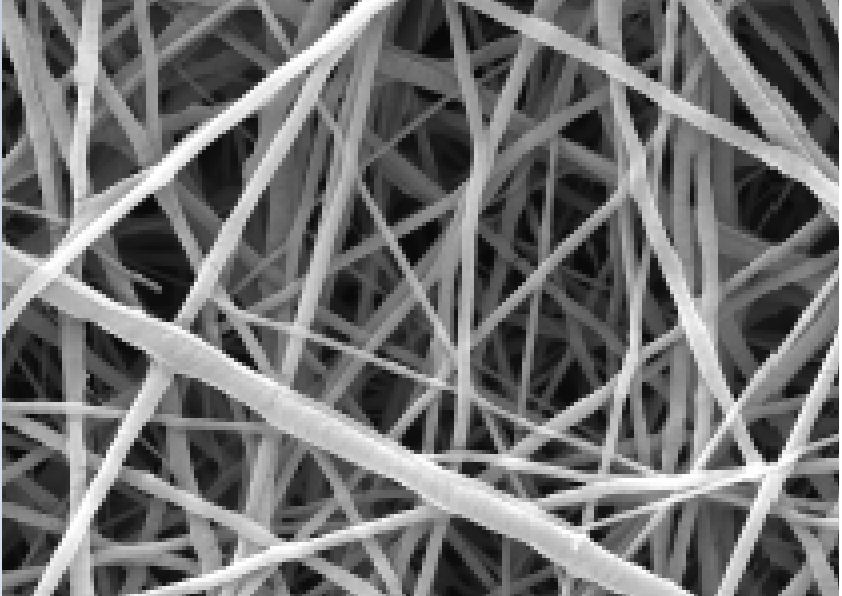
#> input picture nanofiber.png, 842 x 596 px
$ jupyter execute nanofiber_dia_June06.ipynb
#> lines starting #> are read from the running program, lines starting #| are printed output that depends on the picture; after the words box and inside, x2 and y2 are one past the last pixel; in counts of white or black regions, pixels touching at a corner belong together; long printed decimals are rounded
[cell 1]
import cv2
import numpy as np
from skimage import measure
import pandas as pd
import matplotlib.pyplot as plt

[cell 2]
# Load the image
image_path = "nanofiber.png"  # Replace with your image path
image = cv2.imread(image_path, cv2.IMREAD_GRAYSCALE)
#> image: shape (596, 842); min 8, max 255, mean 112.9

[cell 3]
# Preprocess the image
# Apply Gaussian Blur to smooth the image
blurred = cv2.GaussianBlur(image, (5, 5), 0)

[cell 4]
# Threshold the image to get a binary image
_, binary = cv2.threshold(blurred, 127, 255, cv2.THRESH_BINARY_INV)
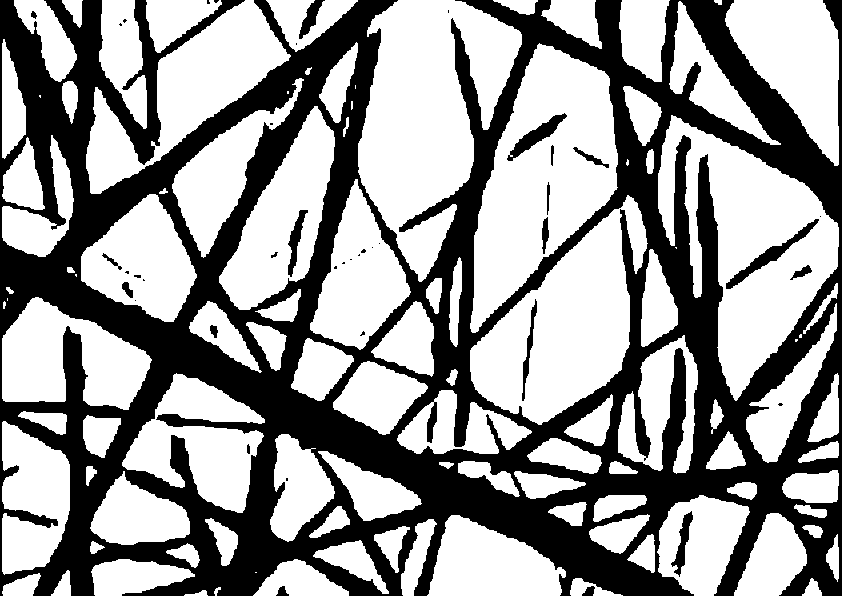
#> binary: shape (596, 842); 59.9% white; 42 black regions (22 under 20 px), largest, box (x1, y1, x2, y2) and area: (0, 0, 842, 596) 196641, (726, 219, 819, 289) 937, (507, 113, 567, 161) 767

[cell 5]
# Detect edges using Canny edge detector
edges = cv2.Canny(binary, 50, 150)
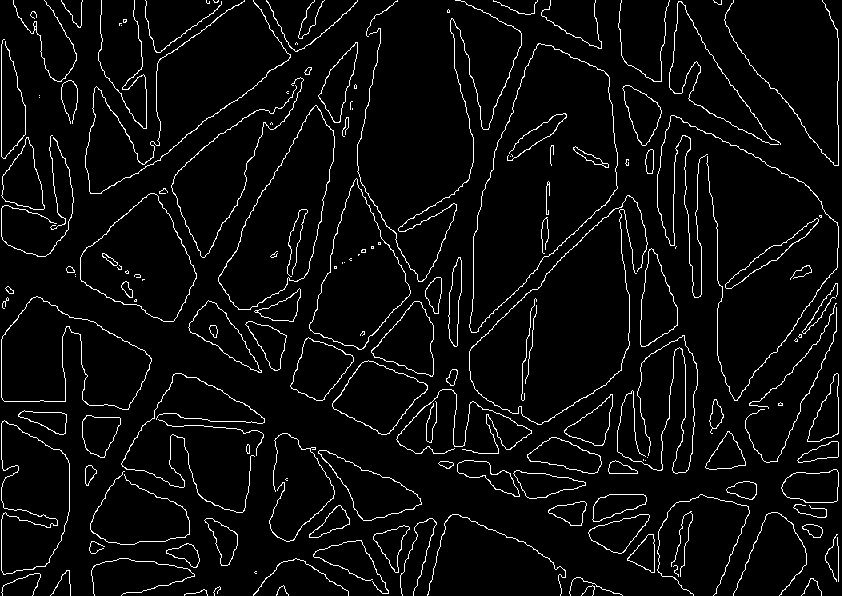
#> edges: shape (596, 842); 4.6% white in thin lines or dots

[cell 6]
# Find contours
contours, _ = cv2.findContours(edges, cv2.RETR_EXTERNAL, cv2.CHAIN_APPROX_SIMPLE)
#> contours = 137 contours, 66 with area under 20; largest, box (x1, y1, x2, y2) and area: (469, 43, 618, 333) 24185, (218, 105, 335, 310) 11442, (1, 296, 152, 410) 10272, (80, 193, 197, 322) 9048, (309, 178, 411, 350) 8982

[cell 7]
# Measure diameters
diameters = []
for contour in contours:
    if len(contour) > 5:  # Filter small contours
        ellipse = cv2.fitEllipse(contour)
        (major_axis, minor_axis) = ellipse[1]
        diameter = (major_axis + minor_axis) / 2
        diameters.append(diameter)
#> this loop made 137 passes
#> (ellipse, major_axis, minor_axis, diameter) on passes 1 to 11: (((196.3, 593.8), (7.65, 24.7), 80.86), 7.65, 24.7, 16.17), (((216.5, 590.1), (4.28, 9.62), 38.37), 4.28, 9.62, 6.95), (((585, 599), (10.45, 31.22), 28.46), 10.45, 31.22, 20.84), (((280.2, 571), (10.37, 31.06), 0), 10.37, 31.06, 20.71), (((813.4, 559.9), (13.9, 39.95), 0), 13.9, 39.95, 26.92), (((568.8, 573), (26.59, 28.93), 0), 26.59, 28.93, 27.76), (((19.25, 588.5), (21.02, 45.68), 61.98), 21.02, 45.68, 33.35), (((255.5, 572), (2.12, 3), 90), 2.12, 3, 2.56), (((71.78, 551.4), (10.9, 44.95), 0), 10.9, 44.95, 27.93), (((675.8, 569.6), (4.49, 11.27), 163.3), 4.49, 11.27, 7.88), (((288.2, 545.3), (31.72, 32.57), 82.28), 31.72, 32.57, 32.15)
#> ellipse on pass 109: ((69.47, 97.89), (15.43, 41.12), 176.3)
#> after the loop, diameters = 121 values, max 5255 at index 88, min 0.893 at index 15, mean 99.24

[cell 8]
# Calculate average diameter
average_diameter = np.mean(diameters) if diameters else 0
#> average_diameter = 99.24

[cell 9]
# Output the results
print(f"Estimated fiber diameters: {diameters}")
#> (printed output is left out)
print(f"Average fiber diameter: {average_diameter}")
#| Average fiber diameter: 99.238

[cell 10]
# Save diameters to a CSV file
df = pd.DataFrame(diameters, columns=['Diameter'])
#> df = table of 121 rows and 1 columns
csv_path = 'fiber_diameters.csv'
df.to_csv(csv_path, index=False)
print(f"Diameters saved to {csv_path}")

[cell 11]
# Optional: Display the image with detected fibers
cv2.drawContours(image, contours, -1, (0, 255, 0), 2)
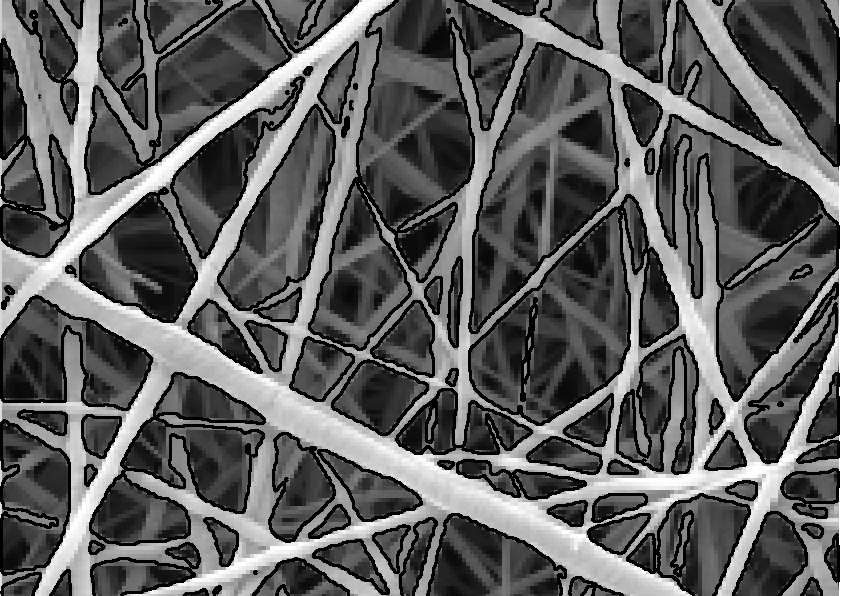
#> image: shape (596, 842); min 0, max 255, mean 93.8
plt.imshow(image, cmap='gray')
plt.title('Detected Fibers')
plt.show()

[cell 12]
# Plot histogram of diameters
plt.figure(figsize=(12, 6))
plt.subplot(1, 2, 1)
plt.hist(diameters, bins=20, color='blue', edgecolor='black')
plt.title('Fiber Diameter Distribution')
plt.xlabel('Diameter')
plt.ylabel('Frequency')
#> figure, not shown here; tallest bar 119 high, from x = 0.893 to 263.6

[cell 13]
# Plot box plot of diameters
plt.subplot(1, 2, 2)
plt.boxplot(diameters, vert=False)
plt.title('Fiber Diameter Box Plot')
plt.xlabel('Diameter')
plt.tight_layout()
plt.show()
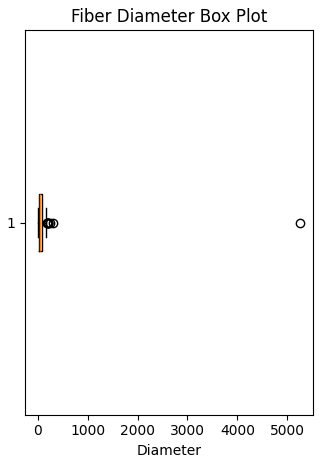
#> figure drawn by matplotlib, 1 panel

[cell 14]
#filetring in the range 0 - 1000 nm
# Filter diameters for plotting between 0 and 1000
plot_diameters = [d for d in diameters if 0 <= d <= 1000]
#> plot_diameters = 120 values, max 307.3 at index 63, min 0.893 at index 15, mean 56.27

[cell 15]
# Plot histogram of filtered diameters
plt.figure(figsize=(12, 6))
plt.subplot(1, 2, 1)
plt.hist(plot_diameters, bins=20, color='blue', edgecolor='black')
plt.title('Fiber Diameter Distribution (0-1000)')
plt.xlabel('Diameter')
plt.ylabel('Frequency')
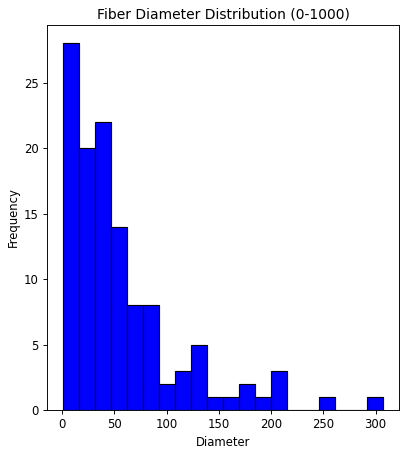
#> figure drawn by matplotlib, 1 panel; tallest bar 28 high, from x = 0.893 to 16.21

[cell 16]
# Plot box plot of filtered diameters
plt.subplot(1, 2, 2)
plt.boxplot(plot_diameters, vert=False)
plt.title('Fiber Diameter Box Plot (0-1000)')
plt.xlabel('Diameter')
plt.tight_layout()
plt.show()
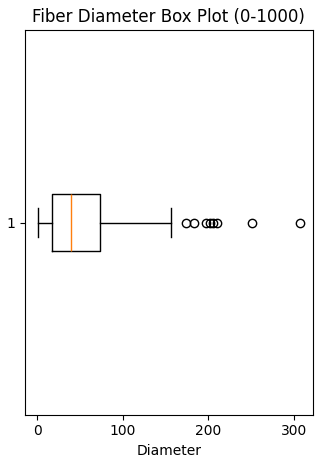
#> figure drawn by matplotlib, 1 panel

[cell 17]
# Optional: Display the image with detected fibers
cv2.drawContours(image, contours, -1, (0, 255, 0), 2)
plt.imshow(image, cmap='gray')
plt.title('Detected Fibers')
plt.show()

[cell 18]
import seaborn as sns  # Import seaborn
import scipy.stats as stats  # Import scipy for QQ plot

[cell 19]
# Plot violin plot of filtered diameters
plt.subplot(3, 2, 3)
sns.violinplot(data=plot_diameters, orient='h', color='skyblue')
plt.title('Fiber Diameter Violin Plot (0-1000)')
plt.xlabel('Diameter')
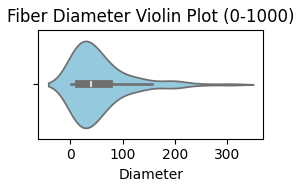
#> figure drawn by matplotlib, 1 panel

[cell 20]
# Plot density plot (KDE) of filtered diameters
plt.subplot(3, 2, 4)
sns.kdeplot(plot_diameters, shade=True, color='green')
plt.title('Fiber Diameter Density Plot (0-1000)')
plt.xlabel('Diameter')
plt.ylabel('Density')
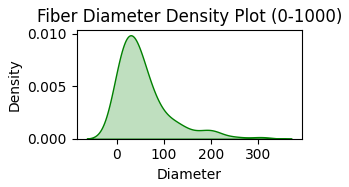
#> figure drawn by matplotlib, 1 panel

[cell 21]
# Plot scatter plot of filtered diameters
plt.subplot(3, 2, 5)
plt.scatter(range(len(plot_diameters)), plot_diameters, alpha=0.6, color='purple')
plt.title('Fiber Diameter Scatter Plot (0-1000)')
plt.xlabel('Index')
plt.ylabel('Diameter')
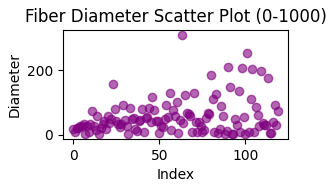
#> figure drawn by matplotlib, 1 panel

[cell 22]
# Plot QQ plot of filtered diameters
plt.subplot(3, 2, 6)
stats.probplot(plot_diameters, dist="norm", plot=plt)
plt.title('Fiber Diameter QQ Plot (0-1000)')
plt.tight_layout()
plt.show()
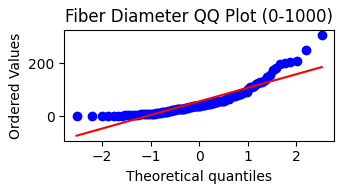
#> figure drawn by matplotlib, 1 panel; curve peaks at x = 2.53, y = 307.3; curve peaks at x = 2.53, y = 186.1

[cell 23]
# Calculate percentages in each range
total_fibers = len(diameters)
#> total_fibers = 121
range_0_300 = len([d for d in diameters if 0 <= d <= 300])
#> range_0_300 = 119
range_301_500 = len([d for d in diameters if 301 <= d <= 500])
#> range_301_500 = 1
range_501_1000 = len([d for d in diameters if 501 <= d <= 1000])
#> range_501_1000 = 0
percentage_0_300 = (range_0_300 / total_fibers) * 100 if total_fibers else 0
#> percentage_0_300 = 98.35
percentage_301_500 = (range_301_500 / total_fibers) * 100 if total_fibers else 0
#> percentage_301_500 = 0.826
percentage_501_1000 = (range_501_1000 / total_fibers) * 100 if total_fibers else 0
#> percentage_501_1000 = 0
print(f"Percentage of fibers in 0-300 nm: {percentage_0_300:.2f}%")
#| Percentage of fibers in 0-300 nm: 98.35%
print(f"Percentage of fibers in 301-500 nm: {percentage_301_500:.2f}%")
#| Percentage of fibers in 301-500 nm: 0.83%
print(f"Percentage of fibers in 501-1000 nm: {percentage_501_1000:.2f}%")
#| Percentage of fibers in 501-1000 nm: 0.00%
